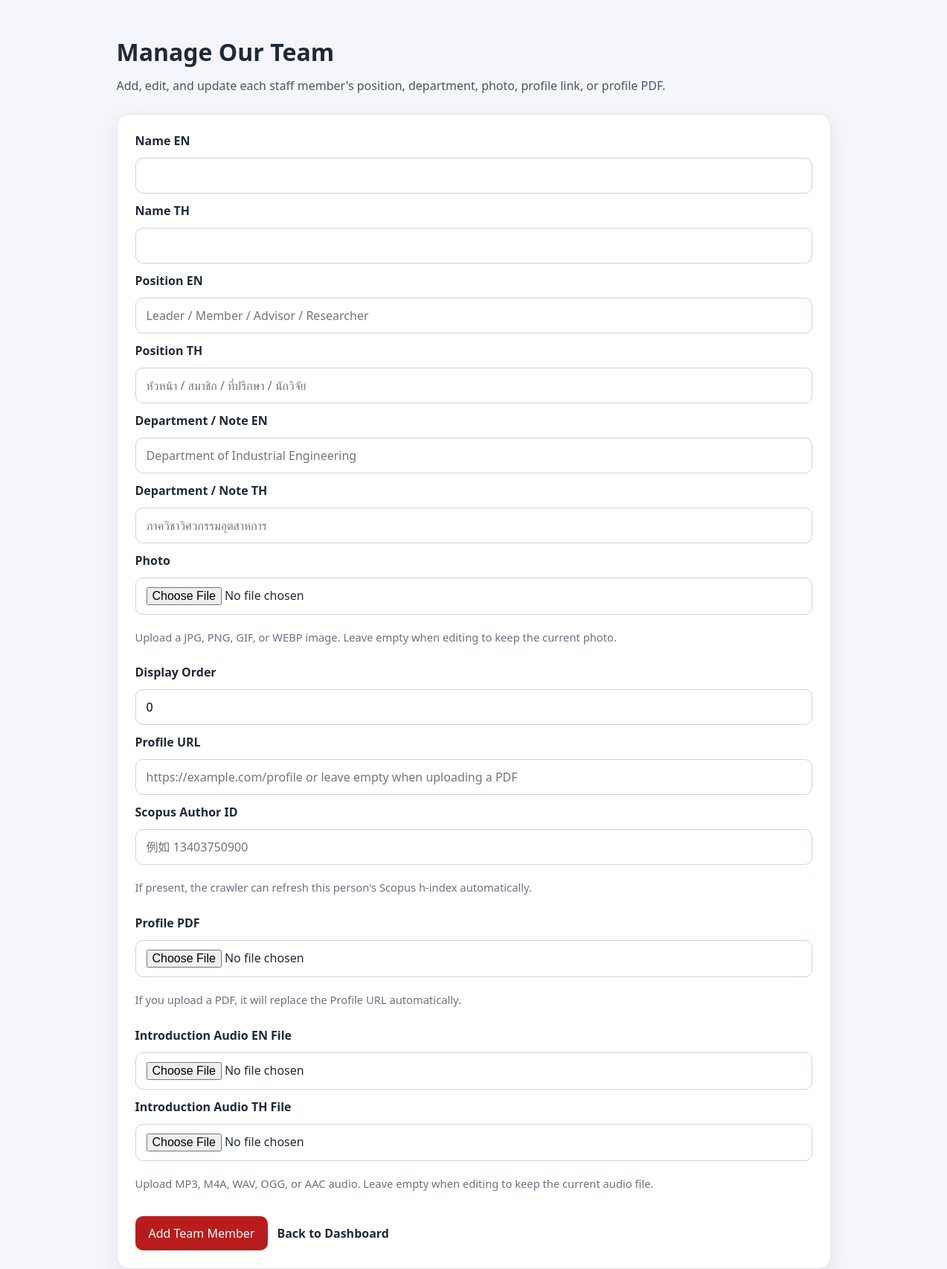
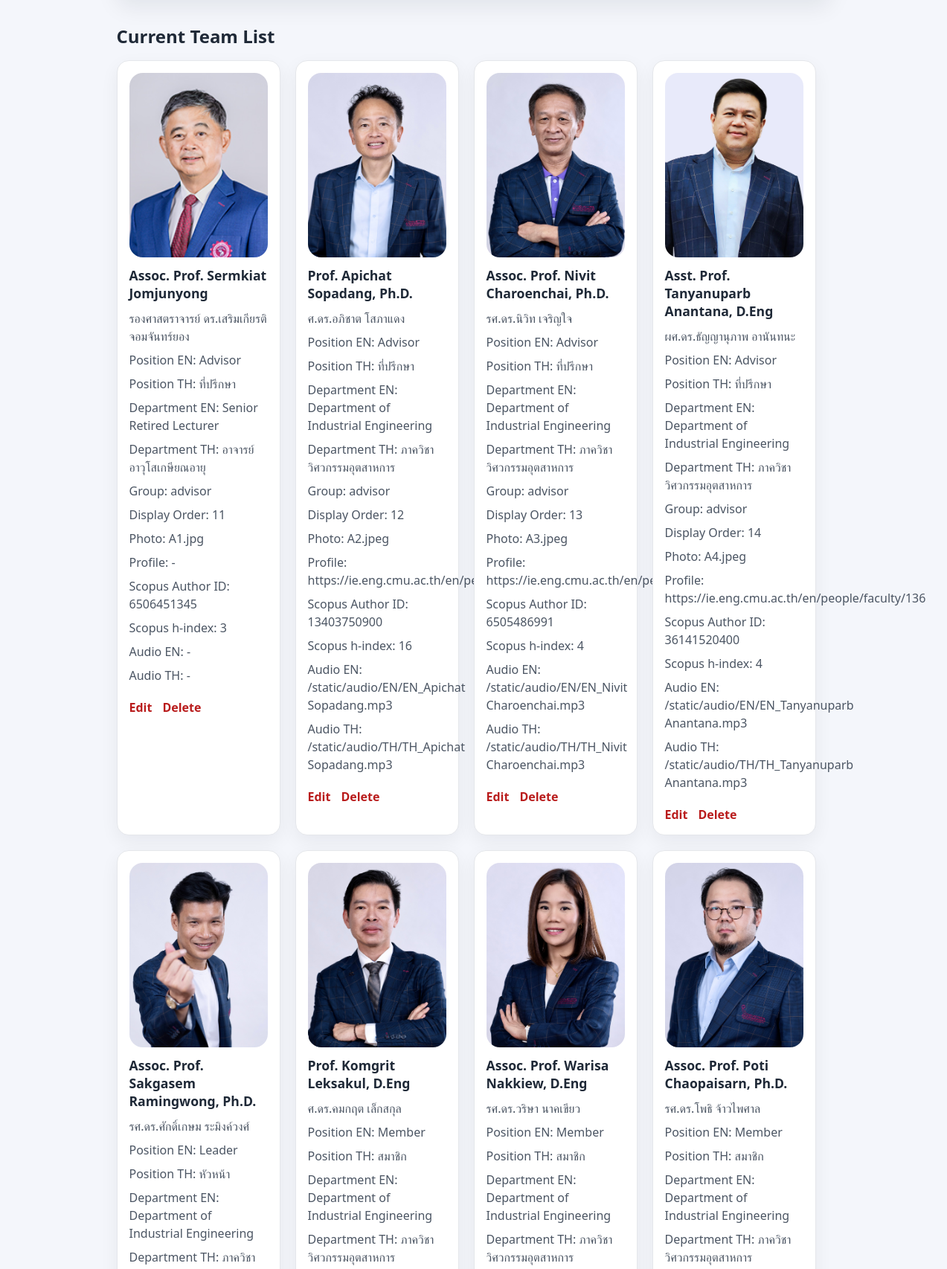
Page /0630_SCEMadmin/staff (signed in, upper part) on the committed database (2 pictures, top to bottom).
### tables this page shows
CREATE TABLE staff (
    id INTEGER PRIMARY KEY AUTOINCREMENT, -- 每位 staff 的唯一編號
    name_en TEXT NOT NULL, -- 英文姓名
    name_th TEXT NOT NULL, -- 泰文姓名
    photo_filename TEXT, -- 上傳照片後儲存的檔名，實際檔案會放在 static/uploads
    profile_url TEXT NOT NULL, -- 連到既有 IE Faculty 或個人頁面的網址
    position_en TEXT, position_th TEXT, department_en TEXT, department_th TEXT, staff_group TEXT NOT NULL DEFAULT 'professor', sort_order INTEGER NOT NULL DEFAULT 0, audio_en_url TEXT NOT NULL DEFAULT '', audio_th_url TEXT NOT NULL DEFAULT '', scopus_author_id TEXT NOT NULL DEFAULT '', scopus_hindex INTEGER);

### routes/admin_routes.py (the view, shortened to what this page needs)
@admin_bp.route("/staff", methods=["GET", "POST"])
@login_required
def staff():
    editing_staff = None
    success_message = None
    edit_id = request.args.get("edit_id", type=int)
    if edit_id:
        editing_staff = get_staff_by_id(edit_id)
    staff_list = get_all_staff()
    return render_template(
        "admin_staff.html",
        staff_list=staff_list,
        success_message=success_message,
        editing_staff=editing_staff,
    )

### database.py (called while the page is built)
def get_db_connection():
    connection = sqlite3.connect(DATABASE_PATH)
    connection.row_factory = sqlite3.Row
    return connection

def normalize_staff_position(position_text):
    return (position_text or "").strip().lower()

def attach_staff_scopus_metadata(staff_rows):
    if not staff_rows:
        return []
    enriched_staff_rows = []
    for staff in staff_rows:
        staff_data = dict(staff)
        staff_data["scopus_url"] = build_staff_scopus_url(staff_data)
        enriched_staff_rows.append(staff_data)
    return enriched_staff_rows

def load_scopus_seed_rows():
    if not SCOPUS_RESULTS_FILE.exists():
        return []
    try:
        import csv
        with SCOPUS_RESULTS_FILE.open("r", encoding="utf-8-sig", newline="") as csvfile:
            reader = csv.DictReader(csvfile)
            return [row for row in reader if isinstance(row, dict)]
    except Exception:
        return []

def derive_staff_group(position_en="", position_th=""):
    position_key = normalize_staff_position(position_en) or normalize_staff_position(position_th)
    position_map = {
        "leader": "professor",
        "member": "professor",
        "advisor": "advisor",
        "researcher": "research_team",
        "หัวหน้า": "professor",
        "สมาชิก": "professor",
        "ที่ปรึกษา": "advisor",
        "นักวิจัย": "research_team",
    }
    return position_map.get(position_key, "professor")

def get_all_staff():
    ensure_default_staff()
    connection = get_db_connection()
    staff_list = connection.execute(
        """
        SELECT * FROM staff
        ORDER BY
            CASE
                WHEN LOWER(COALESCE(position_en, '')) = 'advisor' THEN 0
                WHEN LOWER(COALESCE(position_en, '')) = 'member'
                    AND (
                        LOWER(COALESCE(department_en, '')) LIKE '%business school%'
                        OR LOWER(COALESCE(department_en, '')) = 'department of accounting'
                    ) THEN 2
                WHEN LOWER(COALESCE(position_en, '')) = 'researcher' THEN 3
                ELSE 1
            END,
            sort_order ASC,
            id ASC
        """
    ).fetchall()
    connection.close()
    return attach_staff_scopus_metadata(staff_list)

### routes/admin_routes.py (called while the page is built)
def login_required(view_function):
    @wraps(view_function)
    def wrapped_view(*args, **kwargs):
        if "admin_id" not in session:
            return redirect(url_for("auth.login"))
        return view_function(*args, **kwargs)
    return wrapped_view

### templates/admin_staff.html (shortened to what this page needs)
<!DOCTYPE html>
<html lang="zh-Hant">
<head>
    <link rel="stylesheet" href="{{ url_for('static', filename='css/admin.css') }}">
</head>
<body>
    <main class="admin-form-page">
        <section class="admin-form-header">
            <h1>Manage Our Team</h1>
            <p>Add, edit, and update each staff member's position, department, photo, profile link, or profile PDF.</p>
        </section>
        <form method="POST" class="admin-form-card" enctype="multipart/form-data">
            <label for="name_en">Name EN</label>
            <input
                type="text"
                id="name_en"
                name="name_en"
                value="{{ editing_staff['name_en'] if editing_staff else '' }}"
                required
            >
            <label for="name_th">Name TH</label>
            <input
                type="text"
                id="name_th"
                name="name_th"
                value="{{ editing_staff['name_th'] if editing_staff else '' }}"
                required
            >
            <label for="position_en">Position EN</label>
            <input
                type="text"
                id="position_en"
                name="position_en"
                value="{{ editing_staff['position_en'] if editing_staff else '' }}"
                placeholder="Leader / Member / Advisor / Researcher"
            >
            <label for="position_th">Position TH</label>
            <input
                type="text"
                id="position_th"
                name="position_th"
                value="{{ editing_staff['position_th'] if editing_staff else '' }}"
                placeholder="หัวหน้า / สมาชิก / ที่ปรึกษา / นักวิจัย"
            >
            <label for="department_en">Department / Note EN</label>
            <input
                type="text"
                id="department_en"
                name="department_en"
                value="{{ editing_staff['department_en'] if editing_staff else '' }}"
                placeholder="Department of Industrial Engineering"
            >
            <label for="department_th">Department / Note TH</label>
            <input
                type="text"
                id="department_th"
                name="department_th"
                value="{{ editing_staff['department_th'] if editing_staff else '' }}"
                placeholder="ภาควิชาวิศวกรรมอุตสาหการ"
            >
            <label for="photo_file">Photo</label>
            <input
                type="file"
                id="photo_file"
                name="photo_file"
                accept=".jpg,.jpeg,.png,.gif,.webp,image/*"
            >
            <p class="admin-form-hint">Upload a JPG, PNG, GIF, or WEBP image. Leave empty when editing to keep the current photo.</p>
            <label for="sort_order">Display Order</label>
            <input
                type="number"
                id="sort_order"
                name="sort_order"
                value="{{ editing_staff['sort_order'] if editing_staff else 0 }}"
                min="0"
                step="1"
            >
            <label for="profile_url">Profile URL</label>
            <input
                type="text"
                id="profile_url"
                name="profile_url"
                value="{{ editing_staff['profile_url'] if editing_staff else '' }}"
                placeholder="https://example.com/profile or leave empty when uploading a PDF"
            >
            <label for="scopus_author_id">Scopus Author ID</label>
            <input
                type="text"
                id="scopus_author_id"
                name="scopus_author_id"
                value="{{ editing_staff['scopus_author_id'] if editing_staff else '' }}"
                placeholder="例如 13403750900"
            >
            <p class="admin-form-hint">If present, the crawler can refresh this person's Scopus h-index automatically.</p>
            <label for="profile_pdf_file">Profile PDF</label>
            <input
                type="file"
                id="profile_pdf_file"
                name="profile_pdf_file"
                accept=".pdf,application/pdf"
            >
            <p class="admin-form-hint">If you upload a PDF, it will replace the Profile URL automatically.</p>
            <label for="audio_en_file">Introduction Audio EN File</label>
            <input
                type="file"
                id="audio_en_file"
                name="audio_en_file"
                accept=".mp3,.m4a,.wav,.ogg,.aac,audio/*"
            >
            <label for="audio_th_file">Introduction Audio TH File</label>
            <input
                type="file"
                id="audio_th_file"
                name="audio_th_file"
                accept=".mp3,.m4a,.wav,.ogg,.aac,audio/*"
            >
            <p class="admin-form-hint">Upload MP3, M4A, WAV, OGG, or AAC audio. Leave empty when editing to keep the current audio file.</p>
            <div class="admin-form-actions">
                <button type="submit">{% if editing_staff %}Update Team Member{% else %}Add Team Member{% endif %}</button>
                {% if editing_staff %}
                    <a class="secondary-link" href="{{ url_for('admin.staff') }}">Cancel Edit</a>
                {% else %}
                    <a class="secondary-link" href="{{ url_for('admin.dashboard') }}">Back to Dashboard</a>
                {% endif %}
            </div>
        </form>
        <section class="staff-admin-list">
            <h2>Current Team List</h2>
            <div class="staff-admin-grid">
                {% for staff in staff_list %}
                    <article class="staff-admin-card">
                        <div class="staff-admin-photo">
                            {% if staff['photo_filename'] %}
                                <img src="{{ url_for('static', filename='uploads/' ~ staff['photo_filename']) }}" alt="{{ staff['name_en'] }}">
                            {% else %}
                                <div class="staff-admin-photo-placeholder" aria-hidden="true">No Photo</div>
                            {% endif %}
                        </div>
                        <h3>{{ staff['name_en'] }}</h3>
                        <p>{{ staff['name_th'] }}</p>
                        <p>Position EN: {{ staff['position_en'] or '-' }}</p>
                        <p>Position TH: {{ staff['position_th'] or '-' }}</p>
                        <p>Department EN: {{ staff['department_en'] or '-' }}</p>
                        <p>Department TH: {{ staff['department_th'] or '-' }}</p>
                        <p>Group: {{ staff['staff_group'] }}</p>
                        <p>Display Order: {{ staff['sort_order'] }}</p>
                        <p>Photo: {{ staff['photo_filename'] }}</p>
                        <p>Profile: {{ staff['profile_url'] or '-' }}</p>
                        <p>Scopus Author ID: {{ staff['scopus_author_id'] or '-' }}</p>
                        <p>Scopus h-index: {{ staff['scopus_hindex'] if staff['scopus_hindex'] is not none else '-' }}</p>
                        <p>Audio EN: {{ staff['audio_en_url'] or '-' }}</p>
                        <p>Audio TH: {{ staff['audio_th_url'] or '-' }}</p>
                        <div class="staff-admin-actions">
                            <a href="{{ url_for('admin.staff', edit_id=staff['id']) }}">Edit</a>
                            <form method="POST" class="admin-inline-form" onsubmit="return confirm('Delete this team member?');">
                                <button type="submit" class="link-button">Delete</button>
                            </form>
                        </div>
                    </article>
                {% endfor %}
            </div>
        </section>
    </main>
</body>
</html>

### static/css/admin.css (style rules this page uses)
body { margin: 0; font-family: "Segoe UI", Tahoma, Geneva, Verdana, sans-serif; background: #f4f6fb; color: #1f2937; }
.admin-form-page { max-width: 960px; margin: 0 auto; padding: 48px 24px 64px; }
.admin-form-header { margin-bottom: 24px; }
.admin-form-header h1 { margin: 0 0 12px; font-size: 2rem; }
.admin-form-header p { margin: 0; color: #4b5563; line-height: 1.6; }
.admin-form-hint { margin-top: 8px !important; font-size: 0.92rem; color: #6b7280 !important; }
.admin-form-card { display: grid; gap: 12px; padding: 24px; background: #ffffff; border: 1px solid #e5e7eb; border-radius: 16px; box-shadow: 0 10px 30px rgba(15, 23, 42, 0.08); }
.admin-form-card label { font-weight: 600; }
.admin-form-card input, .admin-form-card textarea, .admin-form-card select { width: 100%; padding: 12px 14px; border: 1px solid #cbd5e1; border-radius: 10px; font: inherit; box-sizing: border-box; }
.admin-form-actions { display: flex; gap: 12px; align-items: center; margin-top: 8px; }
.admin-form-actions button { padding: 12px 18px; border: none; border-radius: 10px; background: #b91c1c; color: #ffffff; font: inherit; cursor: pointer; }
.secondary-link { color: #1f2937; text-decoration: none; font-weight: 600; }
.staff-admin-list { margin-top: 32px; }
.staff-admin-list h2 { margin: 0 0 16px; }
.staff-admin-grid { display: grid; grid-template-columns: repeat(auto-fit, minmax(180px, 220px)); gap: 20px; }
.staff-admin-card { background: #ffffff; border: 1px solid #e5e7eb; border-radius: 16px; padding: 16px; box-shadow: 0 8px 24px rgba(15, 23, 42, 0.06); display: flex; flex-direction: column; }
.staff-admin-card h3 { margin: 0 0 10px; font-size: 1.1rem; }
.staff-admin-card p { margin: 0 0 8px; color: #4b5563; line-height: 1.5; }
.staff-admin-photo { margin-bottom: 12px; border-radius: 18px; overflow: hidden; aspect-ratio: 3 / 4; }
.staff-admin-photo img { display: block; width: 100%; height: 100%; object-fit: cover; object-position: center top; }
.staff-admin-actions { display: flex; gap: 14px; margin-top: 12px; }
.staff-admin-actions a { color: #b91c1c; text-decoration: none; font-weight: 600; }
.admin-inline-form { margin-top: auto; }
.link-button { padding: 0; border: none; background: transparent; color: #b91c1c; font: inherit; font-weight: 600; cursor: pointer; }

### rows in the picture
staff: photo_filename (picture), name_en "Assoc. Prof. Sermkiat Jomjunyong", name_th "รองศาสตราจารย์ ดร.เสริมเกียรติ จอมจันทร์ยอง", position_en "Advisor", position_th "ที่ปรึกษา", department_en "Senior Retired Lecturer", department_th "อาจารย์อาวุโสเกษียณอายุ", staff_group "advisor", sort_order "11", photo_filename "A1.jpg", profile_url "-", scopus_author "6506451345", scopus_hindex "3", audio_en_url "-", audio_th_url "-"
staff: photo_filename (picture), name_en "Prof. Apichat Sopadang, Ph.D.", name_th "ศ.ดร.อภิชาต โสภาแดง", position_en "Advisor", position_th "ที่ปรึกษา", department_en "Department of Industrial Engineering", department_th "ภาควิชาวิศวกรรมอุตสาหการ", staff_group "advisor", sort_order "12", photo_filename "A2.jpeg", profile_url "https://ie.eng.cmu.ac.th/en/people/faculty/120", scopus_author "13403750900", scopus_hindex "16", audio_en_url "/static/audio/EN/EN_Apichat Sopadang.mp3", audio_th_url "/static/audio/TH/TH_Apichat Sopadang.mp3"
staff: photo_filename (picture), name_en "Assoc. Prof. Nivit Charoenchai, Ph.D.", name_th "รศ.ดร.นิวิท เจริญใจ", position_en "Advisor", position_th "ที่ปรึกษา", department_en "Department of Industrial Engineering", department_th "ภาควิชาวิศวกรรมอุตสาหการ", staff_group "advisor", sort_order "13", photo_filename "A3.jpeg", profile_url "https://ie.eng.cmu.ac.th/en/people/faculty/82", scopus_author "6505486991", scopus_hindex "4", audio_en_url "/static/audio/EN/EN_Nivit Charoenchai.mp3", audio_th_url "/static/audio/TH/TH_Nivit Charoenchai.mp3"
staff: photo_filename (picture), name_en "Asst. Prof. Tanyanuparb Anantana, D.Eng", name_th "ผศ.ดร.ธัญญานุภาพ อานันทนะ", position_en "Advisor", position_th "ที่ปรึกษา", department_en "Department of Industrial Engineering", department_th "ภาควิชาวิศวกรรมอุตสาหการ", staff_group "advisor", sort_order "14", photo_filename "A4.jpeg", profile_url "https://ie.eng.cmu.ac.th/en/people/faculty/136", scopus_author "36141520400", scopus_hindex "4", audio_en_url "/static/audio/EN/EN_Tanyanuparb Anantana.mp3", audio_th_url "/static/audio/TH/TH_Tanyanuparb Anantana.mp3"
staff: photo_filename (picture), name_en "Assoc. Prof. Sakgasem Ramingwong, Ph.D.", name_th "รศ.ดร.ศักดิ์เกษม ระมิงค์วงศ์", position_en "Leader", position_th "หัวหน้า", department_en "Department of Industrial Engineering"
staff: photo_filename (picture), name_en "Prof. Komgrit Leksakul, D.Eng", name_th "ศ.ดร.คมกฤต เล็กสกุล", position_en "Member", position_th "สมาชิก", department_en "Department of Industrial Engineering", department_th "ภาควิชาวิศวกรรมอุตสาหการ"
staff: photo_filename (picture), name_en "Assoc. Prof. Warisa Nakkiew, D.Eng", name_th "รศ.ดร.วริษา นาคเขียว", position_en "Member", position_th "สมาชิก", department_en "Department of Industrial Engineering", department_th "ภาควิชาวิศวกรรมอุตสาหการ"
staff: photo_filename (picture), name_en "Assoc. Prof. Poti Chaopaisarn, Ph.D.", name_th "รศ.ดร.โพธิ จ้าวไพศาล", position_en "Member", position_th "สมาชิก", department_en "Department of Industrial Engineering", department_th "ภาควิชาวิศวกรรมอุตสาหการ"
